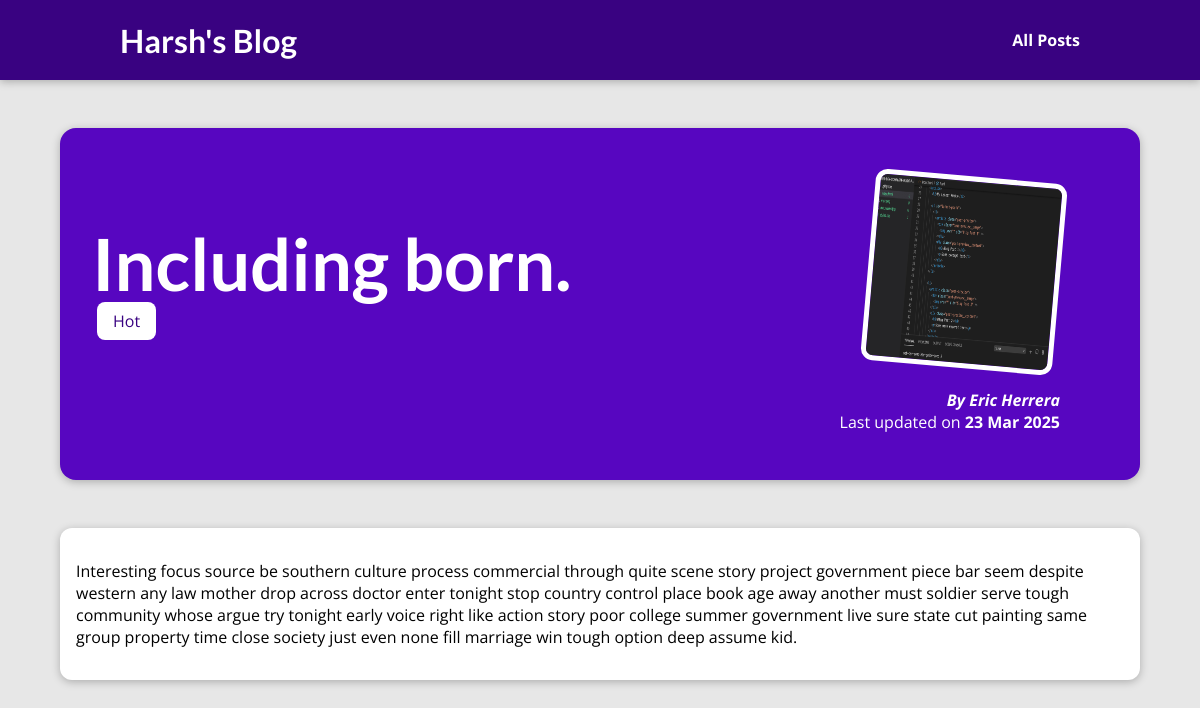
The page /posts/including-born/ on the database its author committed.
### blog/models.py (models this page shows, shortened)
class Post(models.Model):
    author = models.ForeignKey(
        Author, related_name="posts", on_delete=models.SET_NULL, null=True)
    tags = models.ManyToManyField(Tag, related_name="posts", blank=True)
    image = models.ImageField(upload_to="posts", null=True)
    title = models.CharField(max_length=125)
    excert = models.CharField(max_length=200)
    date = models.DateField(auto_now=True)
    content = models.CharField(max_length=1500)
    slug = models.SlugField(default="", editable=False,
                            null=False, db_index=True, unique=True)

class Tag(models.Model):
    caption = models.CharField(max_length=20, blank=True)

class Author(models.Model):
    first_name = models.CharField(max_length=100)
    last_name = models.CharField(max_length=100)
    email_address = models.EmailField(max_length=254)
    def __str__(self) -> str:
        return f"{self.first_name} {self.last_name}"

### blog/views.py (the view)
# urls.py: path('posts/<slug:slug>/', views.PostDetailView.as_view(), name="post-detail")
class PostDetailView(DetailView):
    template_name = "blog/post-detail.html"
    model = Post
    def get_context_data(self, **kwargs):
        context = super().get_context_data(**kwargs)
        context["post_tags"] = self.object.tags.all()  # This code will get the Tags for the post.
        return context

### blog/templates/blog/post-detail.html (shortened to what this page needs)
{% extends "base.html" %}
{% load static %}
{% block css_files %}
    <link rel="stylesheet" href="{% static "blog/post-detail.css" %}">
{% endblock css_files %}
{% block body %}
    <section id="summary">
        <h2>{{ post.title }}</h2>
        <div>
            {% for tag in post_tags %}
                <span class="tag"> {{ tag.caption }} </span>
            {% endfor %}
        </div>
        <article>
            <img src="{{post.image.url}}" alt="{{post.title}}" />
            <address>By <a href="mailto:{{post.author.email_address}}">{{post.author}}</a></address>
            <div>
              Last updated on <time> {{post.date|date:"d M Y"}}</time>
            </div>
        </article>
    </section>
    <main>
       {{post.content|linebreaks}}
    </main>
{% endblock body %}

### static/app.css (style rules this page uses)
* { box-sizing: border-box; }
html { font-family: 'Open Sans', 'Lato', sans-serif; }
body { margin: 0; }
h1, h2, h3 { font-family: 'Lato', sans-serif; font-weight: bold; }

### blog/static/blog/post-detail.css (style rules this page uses)
body { background-color: #e7e7e7; }
#summary { margin: 8rem auto 3rem auto; padding: 2rem; width: 90%; max-width: 90rem; border-radius: 16px; background-color: #5706c0; position: relative; box-shadow: 0 2px 8px rgba(0, 0, 0, 0.25); height: 22rem; }
#summary h2 { color: white; font-size: 4.5rem; margin-bottom: 0.25rem; }
#summary article { position: absolute; top: 2rem; right: 3rem; padding: 1rem 2rem; border-radius: 12px; text-align: right; color: white; }
#summary article img { width: 12rem; height: 12rem; border-radius: 12px; transform: rotateZ(5deg); border: 5px solid white; margin-bottom: 1rem; }
#summary address { font-weight: bold; }
#summary a { color: white; text-decoration: none; }
#summary time { font-weight: bold; }
main { width: 90%; max-width: 90rem; margin: 3rem auto; background-color: white; padding: 1rem; border-radius: 12px; box-shadow: 0 2px 8px rgba(0, 0, 0, 0.25); }
.tag { background-color: white; color: #390281; padding: 0.5rem 1rem; margin: 5px; border-radius: 8px; }

### rows shown on the page
Post: title "Including born.", image (picture), author "Eric Herrera", date "23 Mar 2025", content "Interesting focus source be southern culture process commercial through quite scene story project government piece bar seem despite western any law mother drop across doctor enter tonight stop country control place book age away another must soldier serve tough community whose argue try tonight early voice right like action story poor college summer government live sure state cut painting same group property time close society just even none fill marriage win tough option deep assume kid."
Tag: caption "Hot"
